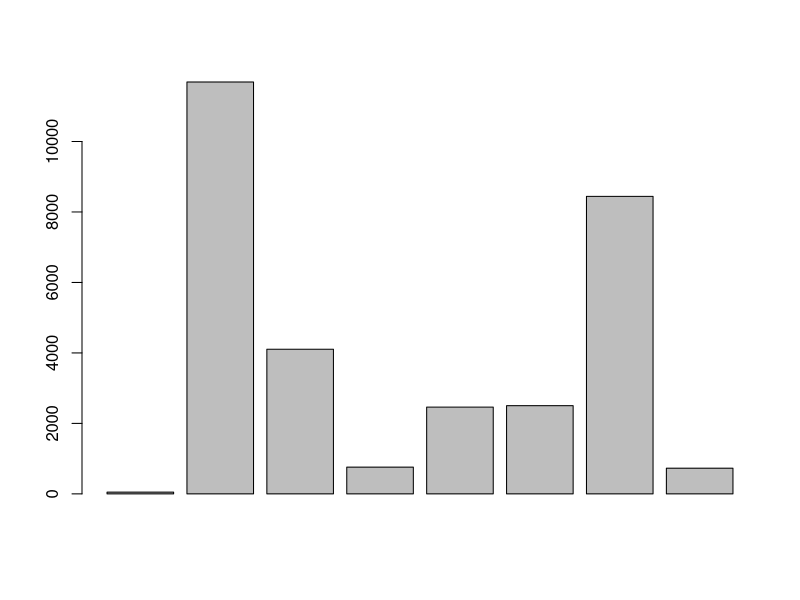
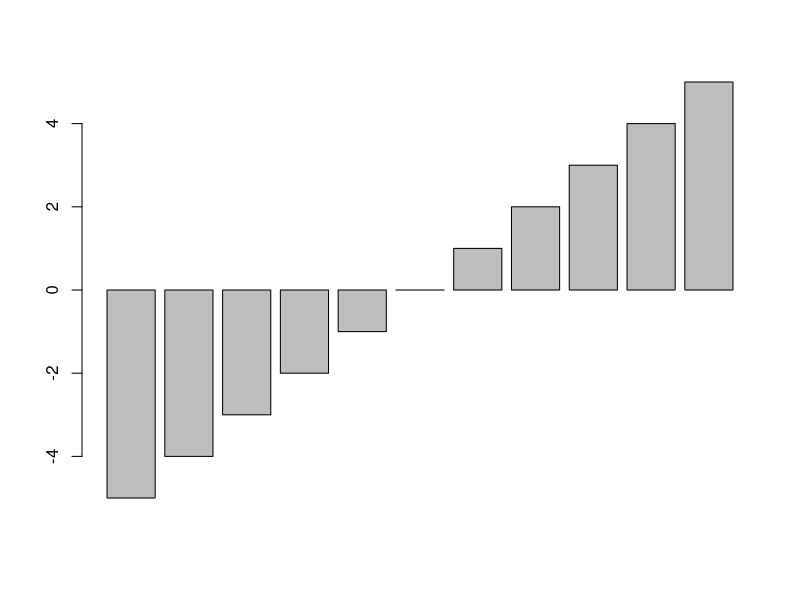
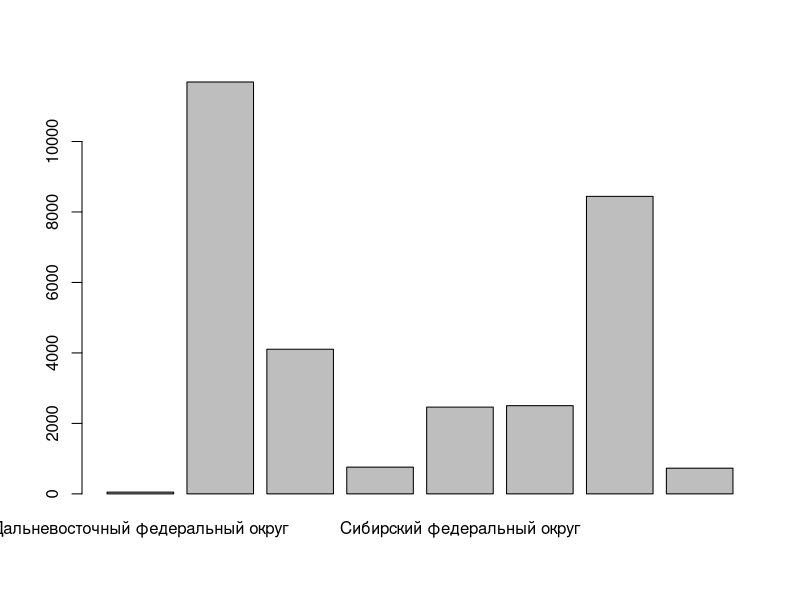
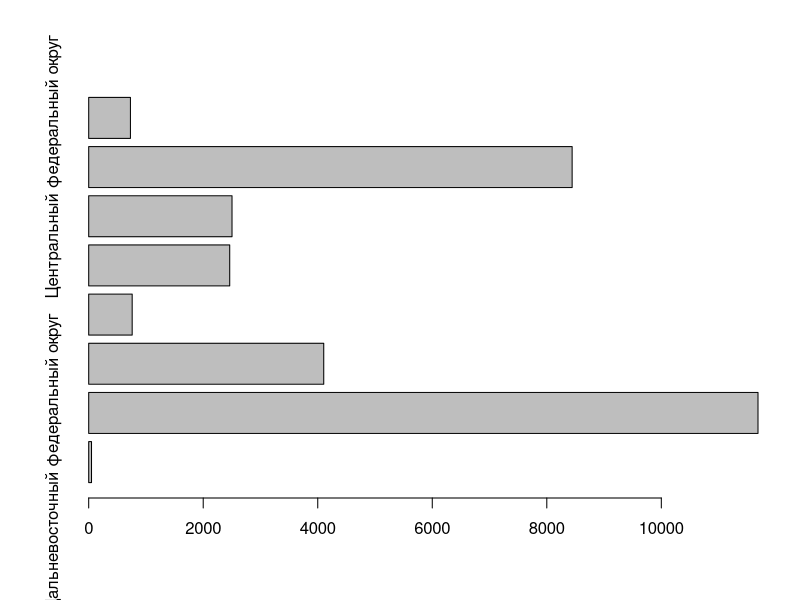
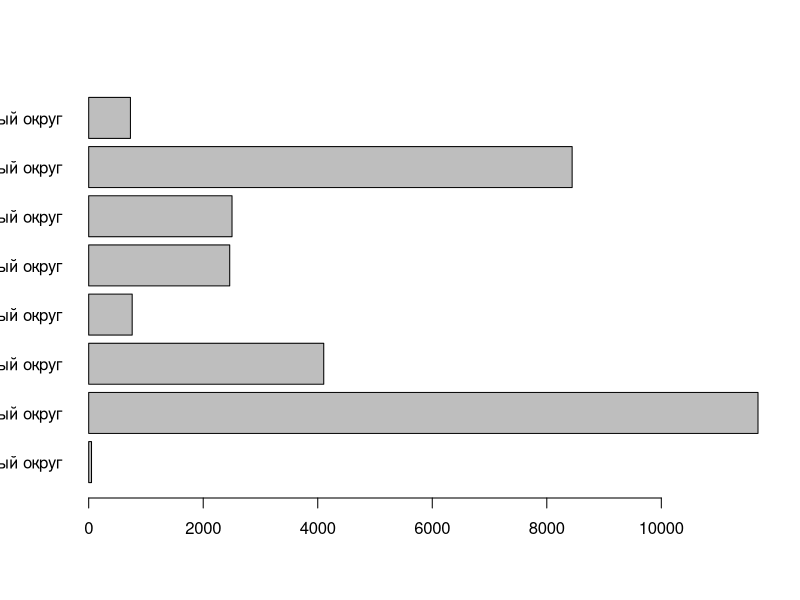
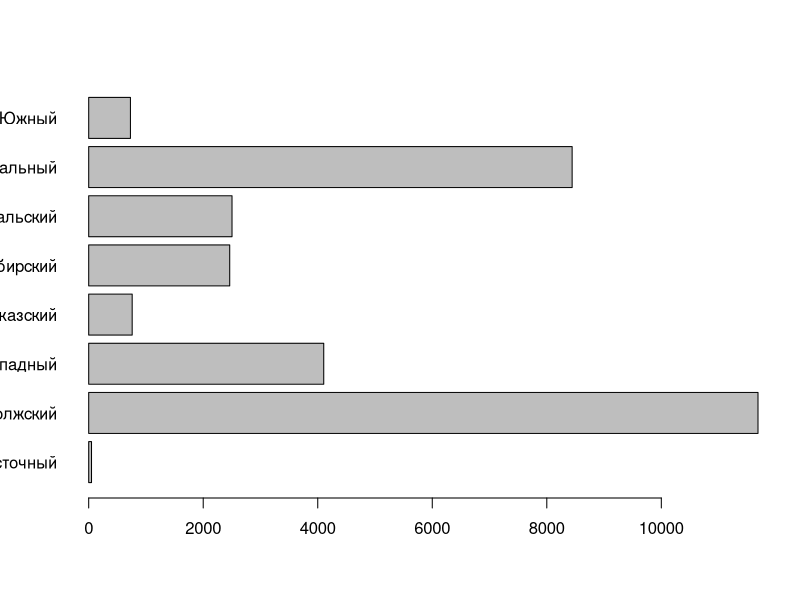
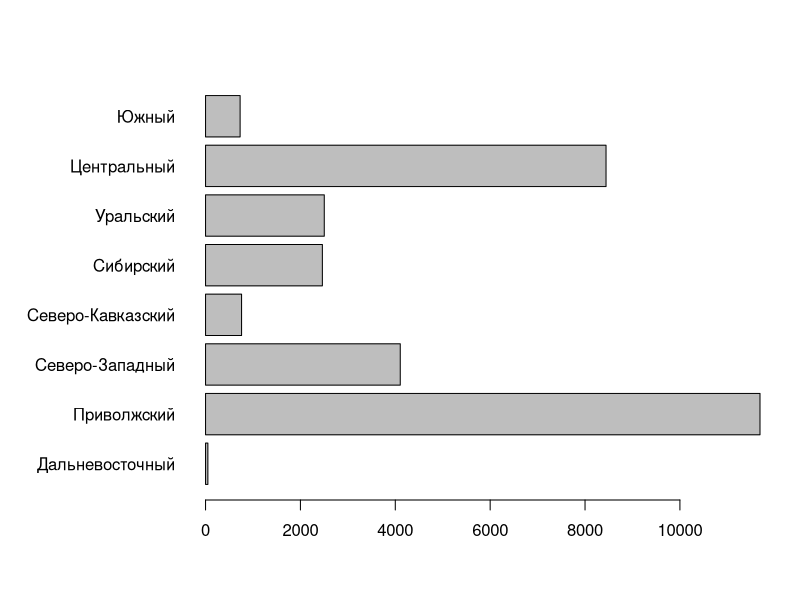
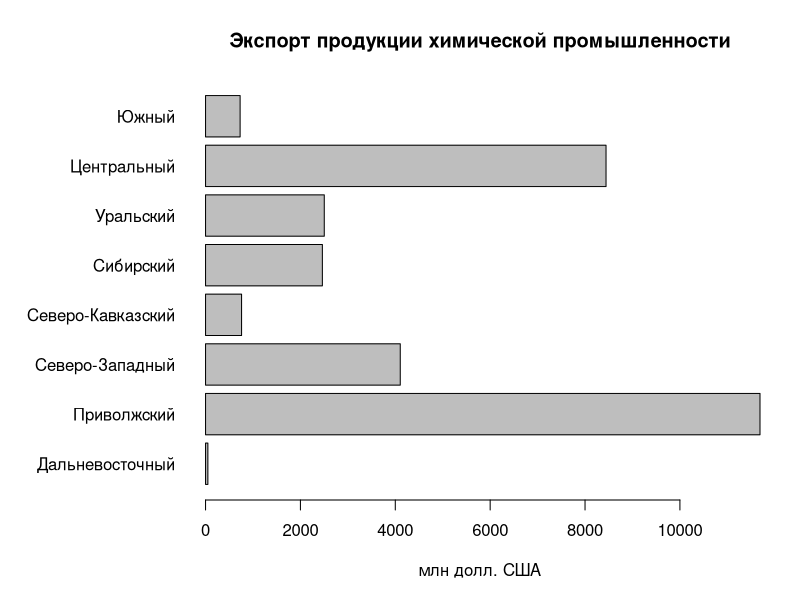

The R script that drew these images, in order:
library(readxl)

# Прочтем таблицу по экспорту/импорту продукции в регионах России 
types <- c("text", rep("numeric", 12))
tab <- as.data.frame(read_excel("ExpImp.xlsx", 1, col_types = types))
str(tab)
# Выгрузим данные по федеральным округам в отдельную таблицу
filter <- grep("федеральный округ", tab$Регион)
okr <- tab[filter, ]

# Отсортируем данные по федеральным округам в алфавитном порядке:
okr <- okr[order(okr$Регион), ]
## View(okr)
# Выгрузим данные по субъектам в отдельную таблицу
filter <- grepl("федеральный округ|Федерация|числе",tab$Регион)
sub <- tab[!filter, ]
## View(sub)
barplot(okr$ХимЭкспорт)

# Или даже просто вектор натуральных чисел от -5 до 5:
barplot(-5:5)

# Если у каждого столбика есть название, 
# нужно передать вектор названий в аргумент names.arg = 
barplot(okr$ХимЭкспорт, names.arg = okr$Регион)

# при наличии длинных подписей удобнее столбчатую диаграмму разместить горизонтально, используя параметр horiz = TRUE.
barplot(okr$ХимЭкспорт, names.arg = okr$Регион, horiz=TRUE)
barplot(okr$ХимЭкспорт, names.arg = okr$Регион, horiz=TRUE, las = 1)
names <- sub("федеральный округ", "", okr$Регион) # "" - означает пустая строка
barplot(okr$ХимЭкспорт, names.arg = names, horiz = TRUE, las = 1)
# mar=c(bottom, left, top, right)
# The default is c(5, 4, 4, 2) + 0.1.
margins.default <- par("mar") # запишем текущее значение, чтобы восстановить его потом
par(mar = c(5, 10, 4, 2)) # увеличим поле left до 10 условных единиц
barplot(okr$ХимЭкспорт, names.arg = names, horiz=TRUE, las = 1)
barplot(okr$ХимЭкспорт, 
        names.arg = names, 
        main = "Экспорт продукции химической промышленности", 
        xlab = "млн долл. США", 
        horiz = TRUE, 
        las = 1)

# Чтобы увеличить диапазон оси X, можно использовать параметр xlim = c(min, max):
barplot(okr$ХимЭкспорт, 
        names.arg = names, 
        main = "Экспорт продукции химической промышленности", 
        xlab = "млн долл. США", 
        horiz = TRUE, 
        las = 1, 
        xlim = c(0,12000))
par(mar = c(5, 5, 5, 5)) # установим поля

pie(okr$ХимЭкспорт)

# вместо номеров можно использовать подписи секторов, добавив второй параметр:
pie(okr$ХимЭкспорт, names)

# в каждую метку можно добавить процент данного округа в общей массе. Для этого его нужно сначала посчитать:
percentage <- 100 * okr$ХимЭкспорт / sum(okr$ХимЭкспорт)

# и округлить до 1 знака после запятой:
percentage <- round(percentage, digits = 1)

names2<-paste(names, " (", percentage, "%)", sep = "")

# Используем для аннотирования круговых секторов:
pie(okr$ХимЭкспорт, names2)

# Добавить заголовок можно также с помощью параметра main =
pie(okr$ХимЭкспорт, names2, main = "Доля федеральных округов в экспорте продукции химической промышленности")
pie(okr$ХимЭкспорт, names2, main = "Доля федеральных округов в экспорте \n продукции химической промышленности")
pie(okr$ХимЭкспорт, 
    names2, 
    main = "Доля федеральных округов в экспорте \n продукции химической промышленности", 
    clockwise = TRUE)
hist(sub$ПродЭкспорт)
# Карманы будут от 0 до 3000 через 100. Заодно добавим цвет:
hist(sub$ПродЭкспорт, breaks = seq(0,3000,100), col="olivedrab3")
hist(sub$ПродЭкспорт[sub$ПродЭкспорт < 300], col = "olivedrab3", breaks = seq(0, 300, 20))
hist(log(sub$ПродЭкспорт), col = "olivedrab3")
par(mar=c(4,4,3,2))
# Диаграмма рассеяния по экспорту и импорту:
plot(sub$МетЭкспорт, 
     sub$МетИмпорт,
     col="red", 
     xlab="Экспорт, млн. долл. США", 
     ylab = "Импорт, млн. долл. США", 
     main = "Экспорт/импорт металлов и изделий из них по субъектам РФ")
plot(sub$МетЭкспорт, 
     sub$МетИмпорт, 
     col="red", 
     xlab="Экспорт, млн. долл. США", 
     ylab = "Импорт, млн. долл. США", 
     main = "Экспорт/импорт металлов и изделий из них по субъектам РФ", 
     asp = 1)
plot(sub$МетЭкспорт, 
     sub$МетИмпорт, 
     col="red", 
     xlab="Экспорт, млн. долл. США", 
     ylab = "Импорт, млн. долл. США", 
     main = "Экспорт/импорт металлов и изделий из них по субъектам РФ", 
     asp = 1,
     pch = 2, 
     cex = 0.5)
plot(sub$МетЭкспорт, 
     sub$МетИмпорт, 
     col="red", 
     xlab="Экспорт, млн. долл. США", 
     ylab = "Импорт, млн. долл. США", 
     main = "Экспорт/импорт металлов и изделий из них по субъектам РФ", 
     asp = 1,
     pch = 20, 
     cex = 1.2)
tab <- read.csv2("oxr_vod.csv", encoding = 'UTF-8')
plot(tab$Год, tab$Каспийское, pch=20) # для начала нанесем точки
lines(tab$Год, tab$Каспийское) # теперь нанесем линии
plot(tab$Год, tab$Карское,pch=20)
plot(tab$Год, tab$Каспийское, type="p")
plot(tab$Год, tab$Каспийское, type="l")
plot(tab$Год, tab$Каспийское, type="b")
plot(tab$Год, tab$Каспийское, type="c")
plot(tab$Год, tab$Каспийское, type="o")
plot(tab$Год, tab$Каспийское, type="h")
plot(tab$Год, tab$Каспийское, type="s")
plot(tab$Год, tab$Каспийское, type="l", lwd = 2, lty = 1)
plot(tab$Год, tab$Каспийское, type="l", lwd = 3, lty = 2)
plot(tab$Год, tab$Каспийское, type="l", lwd = 1, lty = 3)
plot(tab$Год, 
     tab$Каспийское, 
     pch=20, 
     type="o", 
     ylim = c(0,12), 
     col="red3")

# Добавим теперь на существующий график новый ряд данных, используя функции points() и lines():
points(tab$Год, tab$Карское, pch=20, col="forestgreen")
lines(tab$Год, tab$Карское, pch=20, col="forestgreen")
xrange = range(tab$Год) # вычислим диапазон по оси X
yrange = range(tab$Каспийское, tab$Карское, tab$Азовское) # вычислим диапазон по оси Y

# Построим пустой график, охватывающий полный диапазон данных, и имеющий все необходимые сопроводительные элементы
plot(xrange,
     yrange,
     main="Объем сброса загрязненных сточных вод", 
     xlab="Год", 
     ylab="млрд.куб.м",
     type = "n") # n означает, что ряд данных рисоваться не будет

# Теперь добавим на график ряды данных
points(tab$Год, tab$Каспийское, pch=20, col="red3")
lines(tab$Год, tab$Каспийское, pch=20, col="red3")

points(tab$Год, tab$Карское, pch=20, col="forestgreen")
lines(tab$Год, tab$Карское, pch=20, col="forestgreen")

points(tab$Год, tab$Азовское, pch=20, col="steelblue")
lines(tab$Год, tab$Азовское, pch=20, col="steelblue")
plot(okr$МетЭкспорт, 
     okr$МетИмпорт, 
     col=rgb(1,0,0,0.5), 
     xlab="Экспорт, млн. долл. США", 
     ylab = "Импорт, млн. долл. США", 
     main = "Экспорт/импорт металлов и изделий из них по ФО РФ (2013 г.)", 
     asp = 1,
     pch = 20, 
     cex = 2+log(sub$МетИмпорт/sub$МетЭкспорт)) # размер кружка зависит от соотношения импорта и экспорта
head(colors())
par(mar = c(5, 10, 4, 2)) # увеличим поле left до 10 условных единиц
barplot(okr$ХимЭкспорт, 
        names.arg = names, 
        main = "Экспорт продукции химической промышленности", 
        xlab = "млн долл. США", 
        horiz = TRUE, 
        las = 1, 
        xlim = c(0,12000), 
        col = "steelblue")
violet = rgb(0.4, 0, 0.6)
barplot(okr$ХимЭкспорт, 
        names.arg = names, 
        main = "Экспорт продукции химической промышленности", 
        xlab = "млн долл. США", 
        horiz = TRUE, 
        las = 1, 
        xlim = c(0,12000), 
        col = violet)
violet.transp = adjustcolor(violet, alpha = 0.5)
barplot(okr$ХимЭкспорт, 
        names.arg = names, 
        main = "Экспорт продукции химической промышленности", 
        xlab = "млн долл. США", 
        horiz = TRUE, 
        las = 1, 
        xlim = c(0,12000), 
        col = violet.transp)

green.transp = rgb(0, 1, 0, 0.5) # появился четвертый параметр
barplot(okr$ХимЭкспорт, 
        names.arg = names, 
        main = "Экспорт продукции химической промышленности", 
        xlab = "млн долл. США", 
        horiz = TRUE, 
        las = 1, 
        xlim = c(0,12000), 
        col = green.transp)
colors <- c("red", "green", "blue", "orange", "yellow", "pink", "white","black")

barplot(okr$ХимЭкспорт, 
        names.arg = names, 
        main = "Экспорт продукции химической промышленности", 
        xlab = "млн долл. США", 
        horiz = TRUE, 
        las = 1, 
        xlim = c(0,12000), 
        col = colors)
colors <- rep("gray", 8) # сделаем 8 серых цветов
colors[2] <- "red"
colors[7] <- "red"
barplot(okr$ХимЭкспорт, 
        names.arg = names, 
        main = "Экспорт продукции химической промышленности", 
        xlab = "млн долл. США", 
        horiz = TRUE, 
        las = 1, 
        xlim = c(0,12000), 
        col = colors)
colors<-c("gray","steelblue")
barplot(okr$ХимЭкспорт, 
        names.arg = names, 
        main = "Экспорт продукции химической промышленности", 
        xlab = "млн долл. США", 
        horiz =TRUE, 
        las = 1, 
        xlim = c(0, 12000), 
        col = colors)
# задаем 2 опорных цвета: черный  белый
palet<-colorRampPalette(c("black","white")) 

# и автоматически генерируем 8 цветов между ними:
colors<-palet(8)

# используем их для отображения:
barplot(okr$ХимЭкспорт, 
        names.arg = names, 
        main = "Экспорт продукции химической промышленности", 
        xlab = "млн долл. США", 
        horiz = TRUE, 
        las = 1, 
        xlim = c(0, 12000), 
        col= colors)

# вы можете включить в палитру произвольное количество цветов:
palet<-colorRampPalette(c("steelblue","white","purple4")) 
colors<-palet(8)
barplot(okr$ХимЭкспорт, 
        names.arg = names, 
        main = "Экспорт продукции химической промышленности", 
        xlab = "млн долл. США", 
        horiz=TRUE, 
        las = 1, 
        xlim = c(0, 12000), 
        col= colors)
pie(okr$ХимЭкспорт, names2, main = "Доля федеральных округов в экспорте \n продукции химической промышленности", col=rainbow(length(names2)))
pie(okr$ХимЭкспорт, names2, main = "Доля федеральных округов в экспорте \n продукции химической промышленности", col=sample(colors(),5))
library(RColorBrewer) # Откроем библиотеку RColorBrewer:
display.brewer.all() # Посмотрим, какие в ней имеются палитры
# выберем цвета из палитры Set2 по количеству секторов в круге:
colors <- brewer.pal(length(names2),"Set1")

# И используем их при визуализации
par(mar = c(5, 5, 5, 5)) # установим поля
pie(okr$ХимЭкспорт, names2, main = "Доля федеральных округов в экспорте \n продукции химической промышленности", col=colors)

# Попробуем палитру Accent:
pie(okr$ХимЭкспорт, names2, main = "Доля федеральных округов в экспорте \n продукции химической промышленности", col=brewer.pal(length(names2),"Accent"))
plot(tab$Год, 
     tab$Каспийское, 
     pch=20, 
     type="o", 
     ylim = c(0,12), 
     col="red3", 
     main="Объем сброса загрязненных сточных вод", 
     xlab="Год", 
     ylab="млрд.куб.м",
     cex.axis=0.8, 
     cex.lab=0.7, 
     cex.main=0.9, 
     cex = 0.8)

points(tab$Год, tab$Карское, pch=20, col="forestgreen",cex = 0.8)
lines(tab$Год, tab$Карское, pch=20, col="forestgreen")

points(tab$Год, tab$Азовское, pch=20, col="steelblue",cex = 0.8)
lines(tab$Год, tab$Азовское, pch=20, col="steelblue")
plot(tab$Год, 
     tab$Каспийское, 
     pch=20, 
     type="o", 
     ylim = c(0,12), 
     col="red3", 
     main="Объем сброса загрязненных сточных вод", 
     xlab="Год", 
     ylab="млрд.куб.м",
     cex.axis=0.8, 
     cex.lab=0.7, 
     cex.main=0.9, 
     col.lab = "grey50", 
     fg = "grey40")
points(tab$Год, tab$Карское, pch=20, col="forestgreen")
lines(tab$Год, tab$Карское, pch=20, col="forestgreen")
points(tab$Год, tab$Азовское, pch=20, col="steelblue")
lines(tab$Год, tab$Азовское, pch=20, col="steelblue")
plot(tab$Год, 
     tab$Каспийское,
     type = "l",
     axes = FALSE)

axis(side = 1, 
     at = seq(min(tab$Год), max(tab$Год), 1),
     tck = -0.02,
     labels = FALSE) # разметим ось X через 1 год, но рисовать подписи не будем

axis(side = 1, 
     at = seq(min(tab$Год), max(tab$Год), 3), # а подписи расставим через 3 года
     tck = 0) # но рисовать метки не будем

# разметим ось Y через 1 млрд куб. м., округлив предварительно минимальное и максимальное значение до ближайшего целого снизу и сверху соответственно
axis(side = 2, 
     at = seq(floor(min(tab$Каспийское)), ceiling(max(tab$Каспийское)), 1),
     tck = -0.02) 

box() # добавим рамку для красоты
plot(tab$Год, 
     tab$Каспийское,
     type = "l",
     col = "red")
grid()
plot(tab$Год, 
     tab$Каспийское,
    type = "l",
    col = "red")
grid(10, 5)
plot(tab$Год, 
     tab$Каспийское, 
     type="n") # режим 'n' позволяет ничего не рисовать, но заложить поле графика в соответствии с данными, указанными в параметрах x и y

# Вычисляем линии сетки
xlines <- seq(min(tab$Год), max(tab$Год), 1)
ylines <- seq(ceiling(min(tab$Каспийское)),
              floor(max(tab$Каспийское)), 1)

# Рисуем линии сетки
abline(h = ylines, v = xlines, col = "lightgray")

# Рисуем график
lines(tab$Год, 
     tab$Каспийское, 
     col="red3")
points(tab$Год, 
     tab$Каспийское,
     pch = 20,
     col="red3")

# Выделяем значение 10 по оси Y:
abline(h = 10, col = "blue", lwd = 2)

# Рисуем дополнительно рамку, т.к. сетку координат мы рисовали после графика
box()
## text(tab$Год,
##      tab$Каспийское,
##      labels = tab$Каспийское,
##      cex = 0.75,
##      pos = 3)
par(mar = margins.default)

# Найдем ограничивающий прямоугольник вокруг всех рядов данных
xrange = range(tab$Год)
yrange = range(tab$Каспийское, tab$Карское, tab$Азовское)

# Построим пустой график с разметкой осей и всеми заголовками
plot(xrange, 
     yrange, 
     type="n", 
     main="Объем сброса загрязненных сточных вод", 
     xlab="Год", 
     ylab="млрд.куб.м",
     cex.axis=0.8, 
     cex.lab=0.7, 
     cex.main=0.9, 
     col.lab = "grey50", 
     fg = "grey40")

# Добавим на график сетку координат
grid()

# Добавим на график данные
points(tab$Год, tab$Каспийское, pch=20, col="red3")
lines(tab$Год, tab$Каспийское, pch=20, col="red3")

points(tab$Год, tab$Карское, pch=20, col="forestgreen")
lines(tab$Год, tab$Карское, pch=20, col="forestgreen")

points(tab$Год, tab$Азовское, pch=20, col="steelblue")
lines(tab$Год, tab$Азовское, pch=20, col="steelblue")

# Определим положение, названия и цвета:
main <- "Море"
location <- "topright"
labels <- c("Каспийское", "Карское", "Азовское")
colors <- c("red3", "forestgreen", "steelblue")

# Если цвет передать в параметр fill, то по умолчанию
# нарисуются цветовые плашки:
legend(location, labels, title = main, fill=colors)
## pts <- c(20, 20, 20) # каждый элемент показывается точкой типа 20
## lns <- c(1, 1, 1) # каждый элемент показывается линией толщиной 1
## 
## # теперь посмотрим на легенду (она нарисуется поверх старой)
## legend(location, labels, title = main, col = colors, pch = pts, lwd = lns)
